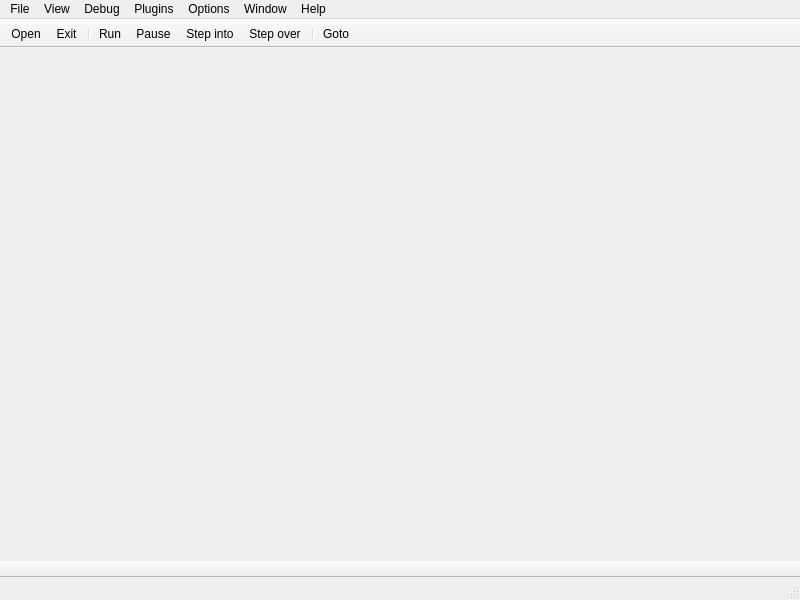
<?xml version="1.0" encoding="UTF-8"?>
<ui version="4.0">
 <class>MainWindow</class>
 <widget class="QMainWindow" name="MainWindow">
  <property name="geometry">
   <rect>
    <x>0</x>
    <y>0</y>
    <width>800</width>
    <height>600</height>
   </rect>
  </property>
  <property name="windowTitle">
   <string>Debugger X64 (OllyDbg Clone)</string>
  </property>
  <widget class="QWidget" name="centralWidget"/>
  <widget class="QMenuBar" name="menuBar">
   <property name="geometry">
    <rect>
     <x>0</x>
     <y>0</y>
     <width>800</width>
     <height>21</height>
    </rect>
   </property>
   <widget class="QMenu" name="menuFile">
    <property name="title">
     <string>File</string>
    </property>
    <addaction name="actionOpen"/>
    <addaction name="actionExit"/>
   </widget>
   <widget class="QMenu" name="menuView">
    <property name="title">
     <string>View</string>
    </property>
    <addaction name="actionMemoryMap"/>
    <addaction name="actionLog"/>
   </widget>
   <widget class="QMenu" name="menuDebug">
    <property name="title">
     <string>Debug</string>
    </property>
    <addaction name="actionRun"/>
    <addaction name="actionPause"/>
    <addaction name="actionRestart"/>
    <addaction name="actionClose"/>
    <addaction name="separator"/>
    <addaction name="actionStepInto"/>
    <addaction name="actionStepOver"/>
    <addaction name="actionRtr"/>
    <addaction name="separator"/>
    <addaction name="actionCommand"/>
   </widget>
   <widget class="QMenu" name="menuPlugins">
    <property name="title">
     <string>Plugins</string>
    </property>
   </widget>
   <widget class="QMenu" name="menuOptions">
    <property name="title">
     <string>Options</string>
    </property>
   </widget>
   <widget class="QMenu" name="menuWindow">
    <property name="title">
     <string>Window</string>
    </property>
   </widget>
   <widget class="QMenu" name="menuHelp">
    <property name="title">
     <string>Help</string>
    </property>
    <addaction name="actionAbout"/>
   </widget>
   <addaction name="menuFile"/>
   <addaction name="menuView"/>
   <addaction name="menuDebug"/>
   <addaction name="menuPlugins"/>
   <addaction name="menuOptions"/>
   <addaction name="menuWindow"/>
   <addaction name="menuHelp"/>
  </widget>
  <widget class="QToolBar" name="mainToolBar">
   <property name="movable">
    <bool>false</bool>
   </property>
   <attribute name="toolBarArea">
    <enum>TopToolBarArea</enum>
   </attribute>
   <attribute name="toolBarBreak">
    <bool>false</bool>
   </attribute>
   <addaction name="actionOpen"/>
   <addaction name="actionExit"/>
   <addaction name="separator"/>
   <addaction name="actionRun"/>
   <addaction name="actionPause"/>
   <addaction name="actionStepInto"/>
   <addaction name="actionStepOver"/>
   <addaction name="separator"/>
   <addaction name="actionGoto"/>
  </widget>
  <widget class="QStatusBar" name="statusBar"/>
  <widget class="QToolBar" name="cmdBar">
   <property name="windowTitle">
    <string>toolBar</string>
   </property>
   <property name="movable">
    <bool>false</bool>
   </property>
   <property name="allowedAreas">
    <set>Qt::BottomToolBarArea</set>
   </property>
   <attribute name="toolBarArea">
    <enum>BottomToolBarArea</enum>
   </attribute>
   <attribute name="toolBarBreak">
    <bool>false</bool>
   </attribute>
  </widget>
  <action name="actionOpen">
   <property name="text">
    <string>Open</string>
   </property>
   <property name="shortcut">
    <string>F3</string>
   </property>
  </action>
  <action name="actionExit">
   <property name="text">
    <string>Exit</string>
   </property>
   <property name="shortcut">
    <string>Alt+X</string>
   </property>
  </action>
  <action name="actionRun">
   <property name="text">
    <string>Run</string>
   </property>
   <property name="shortcut">
    <string>F9</string>
   </property>
  </action>
  <action name="actionPause">
   <property name="text">
    <string>Pause</string>
   </property>
   <property name="shortcut">
    <string>F12</string>
   </property>
  </action>
  <action name="actionRestart">
   <property name="text">
    <string>Restart</string>
   </property>
   <property name="shortcut">
    <string>Ctrl+F2</string>
   </property>
  </action>
  <action name="actionClose">
   <property name="text">
    <string>Close</string>
   </property>
   <property name="shortcut">
    <string>Alt+F2</string>
   </property>
  </action>
  <action name="actionStepInto">
   <property name="text">
    <string>Step into</string>
   </property>
   <property name="shortcut">
    <string>F7</string>
   </property>
  </action>
  <action name="actionStepOver">
   <property name="text">
    <string>Step over</string>
   </property>
   <property name="shortcut">
    <string>F8</string>
   </property>
  </action>
  <action name="actionCommand">
   <property name="text">
    <string>Command</string>
   </property>
   <property name="shortcut">
    <string>Ctrl+Alt+Return</string>
   </property>
  </action>
  <action name="actionRtr">
   <property name="text">
    <string>Execute till return</string>
   </property>
   <property name="shortcut">
    <string>Ctrl+F9</string>
   </property>
  </action>
  <action name="actionMemoryMap">
   <property name="text">
    <string>MemoryMap</string>
   </property>
  </action>
  <action name="actionLog">
   <property name="text">
    <string>Log</string>
   </property>
  </action>
  <action name="actionAbout">
   <property name="text">
    <string>&amp;About</string>
   </property>
  </action>
  <action name="actionGoto">
   <property name="text">
    <string>Goto</string>
   </property>
   <property name="shortcut">
    <string>Ctrl+G</string>
   </property>
  </action>
 </widget>
 <layoutdefault spacing="6" margin="11"/>
 <resources/>
 <connections/>
</ui>
